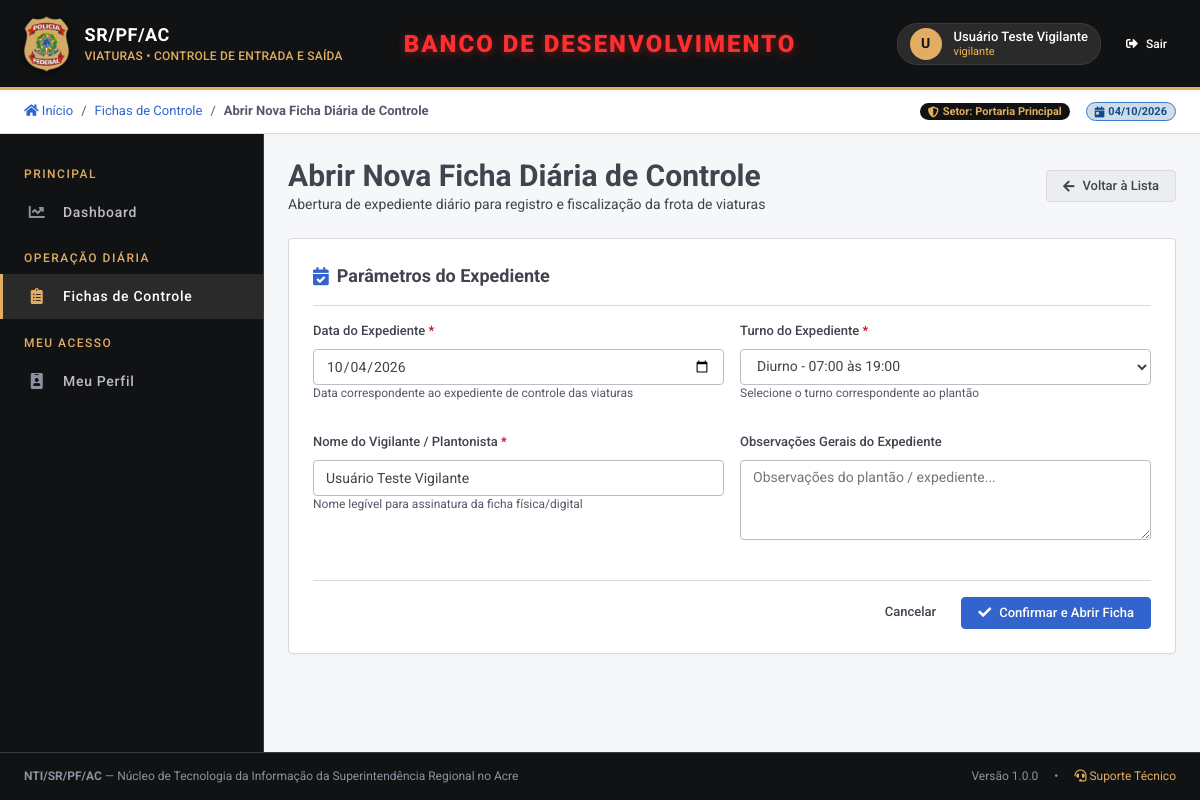
Page /fichas/nova/ (signed in) on the committed database.
### usuarios/models.py (models this page shows, shortened)
class Usuario(AbstractUser):
    matricula = models.CharField(
        "Matrícula / Identificação",
        max_length=30,
        blank=True,
        null=True,
        help_text="Matrícula funcional do servidor ou identificação do vigilante",
    )
    cargo = models.CharField(
        "Cargo / Função",
        max_length=100,
        blank=True,
        default="Vigilante",
    )
    setor = models.CharField(
        "Setor / Unidade",
        max_length=100,
        blank=True,
        default="Portaria Principal",
    )
    telefone = models.CharField(
        "Telefone / Ramal",
        max_length=20,
        blank=True,
        null=True,
    )
    class Meta:
        verbose_name = "Usuário"
        verbose_name_plural = "Usuários"
        ordering = ["first_name", "last_name", "username"]
    def listar_perfis(self) -> list[str]:
        return list(
            self.perfis_atribuidos.filter(ativo=True).values_list("perfil__nome", flat=True)
        )

### fichas/views.py (the view)
# urls.py: path("nova/", views.ficha_criar, name="criar"),
@requer_permissao("operacao_diaria.fichas.criar")
def ficha_criar(request):
    if request.method == "POST":
        form = FichaControleForm(request.POST)
        if form.is_valid():
            ficha = form.save(commit=False)
            ficha.vigilante = request.user
            ficha.save()
            messages.success(request, f"Ficha Diária de {ficha.data_expediente.strftime('%d/%m/%Y')} aberta com sucesso.")
            return redirect("fichas:detalhe", pk=ficha.pk)
        else:
            messages.error(request, "Por favor, corrija os erros apontados no formulário.")
    else:
        from datetime import time
        hora_atual = timezone.localtime().time()
        turno_padrao = "NOTURNO" if (hora_atual >= time(19, 0) or hora_atual < time(7, 0)) else "DIURNO"
        initial = {
            "nome_vigilante": request.user.get_full_name() or request.user.username,
            "data_expediente": date.today(),
            "turno": turno_padrao,
        }
        form = FichaControleForm(initial=initial)
    return render(request, "fichas/form.html", {
        "form": form,
        "titulo": "Abrir Nova Ficha Diária de Controle",
    })

### accesscontrol/context.py (called while the page is built)
def set_current_request(request: Any) -> None:
    _request_ctx.set(request)

def clear_current_request() -> None:
    _request_ctx.set(None)

### accesscontrol/context_processors.py (called while the page is built)
def menu_context(request):
    if not request.user.is_authenticated:
        return {}
    codigos = obter_codigos_permissao(request.user)
    is_super = getattr(request.user, "is_superuser", False)
    if is_super:
        modulos_menu = list(Modulo.objects.filter(ativo=True).prefetch_related("submodulos"))
    else:
        modulos_qs = (
            Modulo.objects.filter(ativo=True)
            .prefetch_related("acoes", "submodulos__acoes")
        )
        modulos_menu = [
            m for m in modulos_qs
            if any(a.codigo_completo in codigos for a in m.acoes.all())
        ]
    widgets = obter_widgets_dashboard(request.user)
    return {
        "modulos_menu": modulos_menu,
        "codigos_permissao": codigos,
        "widgets_dashboard": widgets,
        "tem_permissao_fn": lambda codigo: tem_permissao(request.user, codigo),
    }

### accesscontrol/services.py (called while the page is built)
def _chave_cache(usuario_id: int) -> str:
    return f"permissoes:usuario:{usuario_id}"

def obter_codigos_permissao(usuario) -> set[str]:
    if not getattr(usuario, "is_authenticated", False):
        return set()
    chave = _chave_cache(usuario.pk)
    codigos = cache.get(chave)
    if codigos is None:
        from .models import Acao
        codigos = set(
            Acao.objects.filter(
                perfis__usuarioperfil__usuario=usuario,
                perfis__usuarioperfil__ativo=True,
                ativo=True,
            ).values_list("codigo_completo", flat=True)
        )
        cache.set(chave, codigos, CACHE_TTL)
    return codigos

def tem_permissao(usuario, codigo: str) -> bool:
    if not getattr(usuario, "is_authenticated", False):
        return False
    if getattr(usuario, "is_superuser", False):
        return True
    return codigo in obter_codigos_permissao(usuario)

### accesscontrol/templatetags/permissoes.py (called while the page is built)
@register.simple_tag(takes_context=True)
def tem_perm(context, codigo: str) -> bool:
    request = context.get("request")
    if request is None:
        return False
    return tem_permissao(request.user, codigo)

### core/context_processors.py (called while the page is built)
def ambiente_context(request):
    return {
        "is_db_desenvolvimento": getattr(request, "is_db_desenvolvimento", True),
        "db_env": getattr(request, "db_env", "desenvolvimento"),
    }

### core/db_router.py (called while the page is built)
def set_current_db(db_name: str):
    _current_db.set(db_name)

### templates/fichas/form.html (shortened to what this page needs)
{% extends 'base.html' %}
{% block breadcrumb %}
  <span>/</span>
  <a href="{% url 'fichas:lista' %}">Fichas de Controle</a>
  <span>/</span>
  <strong>{{ titulo }}</strong>
{% endblock %}
{% block content %}
<div class="pf-page-header">
  <div>
    <h2>{{ titulo }}</h2>
    <p>Abertura de expediente diário para registro e fiscalização da frota de viaturas</p>
  </div>
  <div>
    <a href="{% url 'fichas:lista' %}" class="pf-btn pf-btn-secondary">
      <i class="fas fa-arrow-left"></i> Voltar à Lista
    </a>
  </div>
</div>
<div class="pf-card">
  <form method="post">
    <div class="pf-card-header">
      <div class="pf-card-title">
        <i class="fas fa-calendar-check"></i> Parâmetros do Expediente
      </div>
    </div>
    <div class="pf-form-grid">
      <div class="col-6">
        <div class="pf-field">
          <label for="{{ form.data_expediente.id_for_label }}" class="required">{{ form.data_expediente.label }}</label>
          {{ form.data_expediente }}
          <small class="pf-small">{{ form.data_expediente.help_text|default:"Data do plantão/expediente" }}</small>
        </div>
      </div>
      <div class="col-6">
        <div class="pf-field">
          <label for="{{ form.turno.id_for_label }}" class="required">{{ form.turno.label }}</label>
          {{ form.turno }}
          <small class="pf-small">{{ form.turno.help_text }}</small>
        </div>
      </div>
      <div class="col-6">
        <div class="pf-field">
          <label for="{{ form.nome_vigilante.id_for_label }}" class="required">{{ form.nome_vigilante.label }}</label>
          {{ form.nome_vigilante }}
          <small class="pf-small">{{ form.nome_vigilante.help_text }}</small>
        </div>
      </div>
      <div class="col-6">
        <div class="pf-field">
          <label for="{{ form.observacoes.id_for_label }}">{{ form.observacoes.label }}</label>
          {{ form.observacoes }}
        </div>
      </div>
    </div>
    <div style="display: flex; justify-content: flex-end; gap: var(--space-8); margin-top: var(--space-24); border-top: 1px solid var(--pf-grey-200); padding-top: var(--space-16);">
      <a href="{% url 'fichas:lista' %}" class="pf-btn pf-btn-ghost">Cancelar</a>
      <button type="submit" class="pf-btn pf-btn-primary">
        <i class="fas fa-check"></i> Confirmar e Abrir Ficha
      </button>
    </div>
  </form>
</div>
{% endblock %}

### templates/base.html (shortened to what this page needs)
{% load static permissoes %}
<!DOCTYPE html>
<html lang="pt-BR">
<head>
  <link rel="stylesheet" href="https://cdnjs.cloudflare.com/ajax/libs/font-awesome/5.15.4/css/all.min.css">
  <link rel="stylesheet" href="{% static 'css/frontline.css' %}?v={% now 'U' %}">
</head>
<body>
  <header class="pf-header">
    <a href="{% url 'dashboard:home' %}" class="pf-header-brand">
      <img src="{% static 'img/brasao_pf.png' %}" alt="Brasão Polícia Federal" class="pf-header-logo">
      <div class="pf-header-titles">
        <span class="pf-header-title">SR/PF/AC</span>
        <span class="pf-header-subtitle">VIATURAS • CONTROLE DE ENTRADA E SAÍDA</span>
      </div>
    </a>
    {% if is_db_desenvolvimento %}
    <span style="position: absolute; left: 50%; top: 50%; transform: translate(-50%, -50%); text-align: center; pointer-events: none; z-index: 10;">
      <h1 style="color: #FF2E2E; font-size: 1.5rem; font-weight: 900; text-transform: uppercase; margin: 0; letter-spacing: 2px; text-shadow: 0 2px 8px rgba(255, 46, 46, 0.4); white-space: nowrap;">
        BANCO DE DESENVOLVIMENTO
      </h1>
    </span>
    {% endif %}
    <div class="pf-header-actions">
      {% if user.is_authenticated %}
        <div class="pf-user-profile">
          <div class="pf-user-avatar">
            {{ user.first_name|default:user.username|slice:":1"|upper }}
          </div>
          <div class="pf-user-info">
            <span class="pf-user-name">{{ user.get_full_name|default:user.username }}</span>
            <span class="pf-user-role">
              {% for p in user.listar_perfis %}
                {{ p }}{% if not forloop.last %}, {% endif %}
              {% empty %}
                Usuário
              {% endfor %}
            </span>
          </div>
        </div>
        <form action="{% url 'usuarios:logout' %}" method="post" style="display:inline;">
          <button type="submit" class="pf-btn pf-btn-sm pf-btn-ghost" style="color:#FFF;" title="Sair do sistema">
            <i class="fas fa-sign-out-alt"></i> Sair
          </button>
        </form>
      {% else %}
        <a href="{% url 'usuarios:login' %}" class="pf-btn pf-btn-sm pf-btn-gold">
          <i class="fas fa-sign-in-alt"></i> Entrar
        </a>
      {% endif %}
    </div>
  </header>
  <div class="pf-subheader">
    <div class="pf-breadcrumb">
      <a href="{% url 'dashboard:home' %}"><i class="fas fa-home"></i> Início</a>
      {% block breadcrumb %}{% endblock %}
    </div>
    <div class="pf-subheader-indicators">
      <span class="pf-badge pf-badge-dark">
        <i class="fas fa-shield-alt"></i> Setor: {{ user.setor|default:"Superintendência Regional" }}
      </span>
      <span class="pf-badge pf-badge-info">
        <i class="fas fa-calendar-day"></i> {% now "d/m/Y" %}
      </span>
    </div>
  </div>
  <aside class="pf-sidebar">
    <ul class="pf-menu-nav">
      <li class="pf-menu-section-title">PRINCIPAL</li>
      <li class="pf-menu-item">
        <a href="{% url 'dashboard:home' %}" class="pf-menu-link {% if request.resolver_match.app_name == 'dashboard' %}active{% endif %}">
          <i class="fas fa-chart-line"></i>
          <span>Dashboard</span>
        </a>
      </li>
      {% tem_perm "operacao_diaria.fichas.visualizar" as pode_fichas %}
      {% if pode_fichas %}
      <li class="pf-menu-section-title">OPERAÇÃO DIÁRIA</li>
      <li class="pf-menu-item">
        <a href="{% url 'fichas:lista' %}" class="pf-menu-link {% if request.resolver_match.app_name == 'fichas' %}active{% endif %}">
          <i class="fas fa-clipboard-list"></i>
          <span>Fichas de Controle</span>
        </a>
      </li>
      {% endif %}
      {% tem_perm "frota.viaturas.visualizar" as pode_viaturas %}
      {% tem_perm "frota.manutencao.visualizar" as pode_manutencao %}
      {% tem_perm "usuarios.cadastro.visualizar" as pode_usuarios %}
      {% tem_perm "auditoria.logs.visualizar" as pode_auditoria %}
      <li class="pf-menu-section-title">MEU ACESSO</li>
      <li class="pf-menu-item">
        <a href="{% url 'usuarios:meu_perfil' %}" class="pf-menu-link">
          <i class="fas fa-id-badge"></i>
          <span>Meu Perfil</span>
        </a>
      </li>
    </ul>
  </aside>
  <main class="pf-main-wrapper">
    {% block content %}{% endblock %}
  </main>
  <footer class="pf-footer">
    <div>
      <strong>NTI/SR/PF/AC</strong> — Núcleo de Tecnologia da Informação da Superintendência Regional no Acre
    </div>
    <div class="pf-footer-links">
      <span>Versão 1.0.0</span>
      <span>•</span>
      <a href="mailto:nti.srac@pf.gov.br"><i class="fas fa-headset"></i> Suporte Técnico</a>
    </div>
  </footer>
</body>
</html>

### rows in the picture
Usuario: first_name "U", get_full_name "Usuário Teste Vigilante", setor "Portaria Principal"

### other values in the picture
{{ p }} "vigilante"
{{ titulo }} "Abrir Nova Ficha Diária de Controle"
